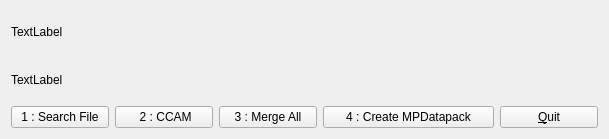
<?xml version="1.0" encoding="UTF-8"?>
<ui version="4.0">
 <class>ParseWidget</class>
 <widget class="QWidget" name="ParseWidget">
  <property name="geometry">
   <rect>
    <x>0</x>
    <y>0</y>
    <width>609</width>
    <height>139</height>
   </rect>
  </property>
  <property name="windowTitle">
   <string>ParseCCAM</string>
  </property>
  <layout class="QGridLayout" name="gridLayout_2">
   <item row="0" column="0">
    <layout class="QGridLayout" name="gridLayout">
     <item row="0" column="0" colspan="5">
      <widget class="QLabel" name="pathLabel">
       <property name="minimumSize">
        <size>
         <width>0</width>
         <height>40</height>
        </size>
       </property>
       <property name="text">
        <string>TextLabel</string>
       </property>
      </widget>
     </item>
     <item row="1" column="0" colspan="5">
      <widget class="QLabel" name="activityLabel">
       <property name="minimumSize">
        <size>
         <width>0</width>
         <height>40</height>
        </size>
       </property>
       <property name="text">
        <string>TextLabel</string>
       </property>
      </widget>
     </item>
     <item row="2" column="0">
      <widget class="QPushButton" name="searchButton">
       <property name="text">
        <string>1 : Search File</string>
       </property>
      </widget>
     </item>
     <item row="2" column="1">
      <widget class="QPushButton" name="ccamButton">
       <property name="text">
        <string> 2 : CCAM</string>
       </property>
      </widget>
     </item>
     <item row="2" column="2">
      <widget class="QPushButton" name="ngapButton">
       <property name="text">
        <string>3 : Merge All</string>
       </property>
      </widget>
     </item>
     <item row="2" column="3">
      <widget class="QPushButton" name="databaseButton">
       <property name="minimumSize">
        <size>
         <width>171</width>
         <height>0</height>
        </size>
       </property>
       <property name="text">
        <string>4 : Create MPDatapack</string>
       </property>
      </widget>
     </item>
     <item row="2" column="4">
      <widget class="QPushButton" name="quitButton">
       <property name="text">
        <string>&amp;Quit</string>
       </property>
      </widget>
     </item>
    </layout>
   </item>
  </layout>
 </widget>
 <resources/>
 <connections/>
</ui>
